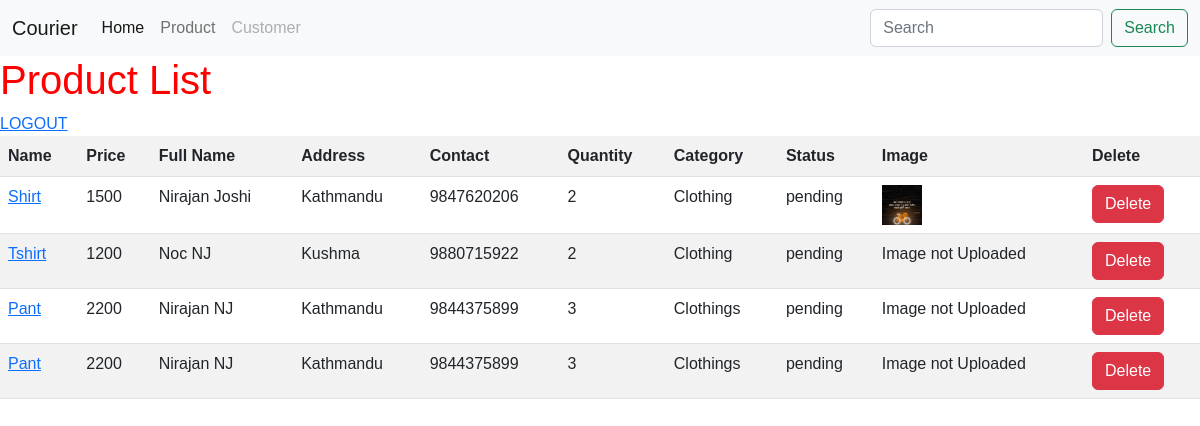
Page /product/product-list/ on the earlier database version.
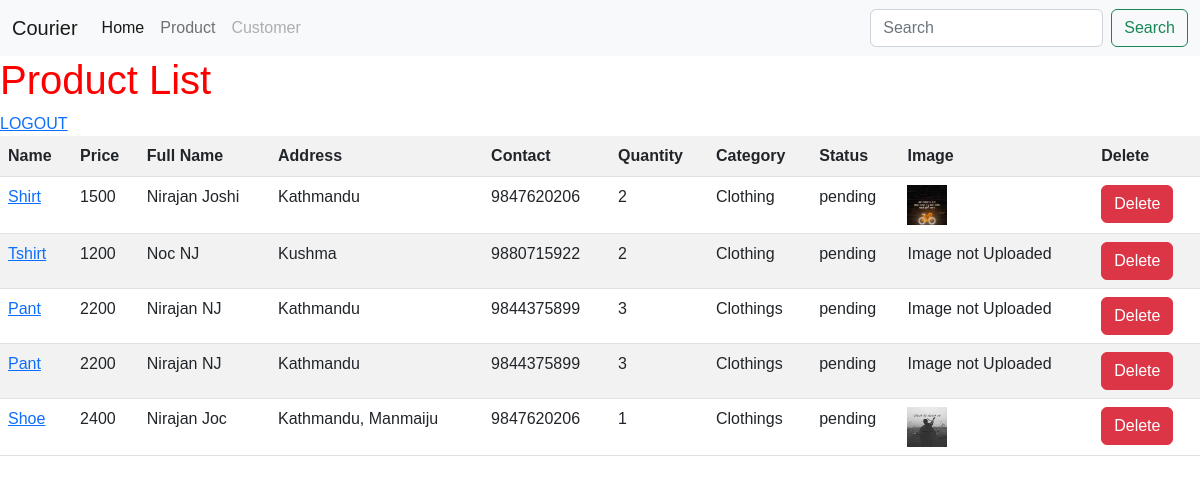
Same page on the later database version.
### product/models.py (models this page shows, shortened)
class Product(models.Model):
    STATUS_CHOICE=(
        ('pending',"PENDING"),
        ('delivered','DELIVERED'),
        ('return','RETURN')
    )
    weight=models.ForeignKey(Weight, on_delete=models.CASCADE)
    name=models.CharField(max_length=255)
    price=models.CharField(max_length=255)
    quantity=models.IntegerField()
    category=models.CharField(max_length=255)
    fullname=models.CharField(max_length=255)
    contact=models.CharField(max_length=255)
    address=models.CharField(max_length=255)
    status=models.CharField(max_length=50, choices=STATUS_CHOICE)
    shipping_address=models.CharField(max_length=255, null=True, blank=True)
    remarks=models.TextField(null=True, blank=True )
    image=models.ImageField(upload_to='product_image/', blank=True, null=True)
    user=models.ForeignKey(User, on_delete=models.CASCADE, null= True)
    created=models.DateTimeField(auto_now_add=True)
    modified=models.DateTimeField(auto_now=True)

### product/views.py (the view)
# urls.py: path('product-list/', product_list, name='product_list'),
def product_list(request):
    products=Product.objects.all()
    context={'products':products}
    return render(request, 'product_list.html', context)

### product/templates/product_list.html
{% extends 'base.html' %}
{% block navbar %}
    {% include 'components/navbar.html' %}
{% endblock navbar %}
{% block content %}
    <h1>Product List</h1>
    <a href="{% url 'user:logout' %}">
        LOGOUT
    </a>
    <table class="table table-striped">
        <tr>
            <th>Name</th>
            <th>Price</th>
            <th>Full Name</th>
            <th>Address</th>
            <th>Contact</th>
            <th>Quantity</th>
            <th>Category</th>
            <th>Status</th>
            <th>Image</th>
            <th>Delete</th>
        </tr>
        {% for product in products %}
        <tr>
            <td><a href="{% url 'product:edit_product' product.id %}">{{product.name}}</a></td>
            <td>{{product.price}}</td>
            <td>{{product.fullname}}</td>
            <td>{{product.address}}</td>
            <td>{{product.contact}}</td>
            <td>{{product.quantity}}</td>
            <td>{{product.category}}</td>
            <td>{{product.status}}</td>
            <td>
                {% if product.image %}
                    <img width="40", height="40" src="{{product.image.url}}", alt="Loading...">
                {% else %}
                    <span>Image not Uploaded</span>
                {% endif %}
            </td>
            <td><a href="{% url 'product:delete_product' product.id %}" class="btn btn-danger">Delete</a></td>
        </tr>
        {% endfor %}
    </table>
{% endblock content %}

Differences in the rows shown:
added Product: name "Shoe", price "2400", fullname "Nirajan Joc", address "Kathmandu, Manmaiju", contact "9847620206", quantity "1", category "Clothings", status "pending", image (picture)
